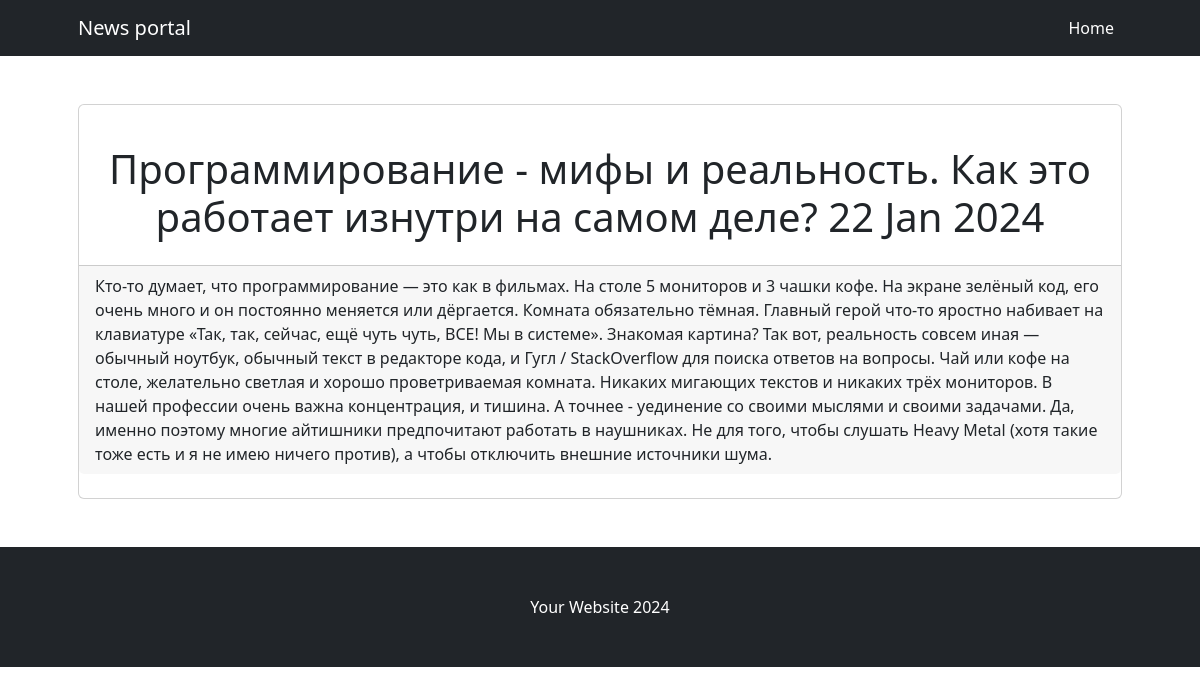
Screenshot of /news/1 with the database file from the repository.
### simpleapp/models.py (models this page shows, shortened)
class Post(models.Model):
    author = models.CharField(max_length=255)
    item = models.CharField(max_length=3, choices=ITEM, default=article)
    date = models.DateTimeField(auto_now_add=True)
    category = models.ForeignKey(to=Category, on_delete=models.CASCADE, related_name='posts')
    heading = models.CharField(max_length=255)
    text = models.TextField(default = "Текст не введен")

### simpleapp/views.py (the view)
# urls.py: path('<int:pk>', PostDetail.as_view()),
class PostDetail(DetailView):
    model = Post
    template_name = 'post.html'
    context_object_name = 'post'

### simpleapp/templatetags/custom_filters.py (called while the page is built)
@register.filter(name='censor')
def currency(value):
   if type(value)==str:
      for pattern, repl in _TAGS:
        value = re.sub(pattern, repl, value)
   return value

### templates/post.html (shortened to what this page needs)
{% extends 'flatpages/default.html' %}
{% load custom_filters %}
{% block content %}
<div class="card   my-5 py-4 ">
    <div class="card-body text-center">
        <h1 class="font-weight-light">{{ post.heading|censor }} {{ post.date|date:'d M Y' }}</h1>
    </div>
    <div class="card-footer">
        <p class="card-text">{{ post.text|censor }}</p>
    </div>
</div>
{% endblock content %}

### rows the page displays
Post: heading|censor "Программирование - мифы и реальность. Как это работает изнутри на самом деле?", date "22 Jan 2024", text|censor "Кто-то думает, что программирование — это как в фильмах. На столе 5 мониторов и 3 чашки кофе. На экране зелёный код, его очень много и он постоянно меняется или дёргается. Комната обязательно тёмная. Главный герой что-то яростно набивает на клавиатуре «Так, так, сейчас, ещё чуть чуть, ВСЕ! Мы в системе». Знакомая картина? Так вот, реальность совсем иная — обычный ноутбук, обычный текст в редакторе кода, и Гугл / StackOverflow для поиска ответов на вопросы. Чай или кофе на столе, желательно светлая и хорошо проветриваемая комната. Никаких мигающих текстов и никаких трёх мониторов. В нашей профессии очень важна концентрация, и тишина. А точнее - уединение со своими мыслями и своими задачами.…"
